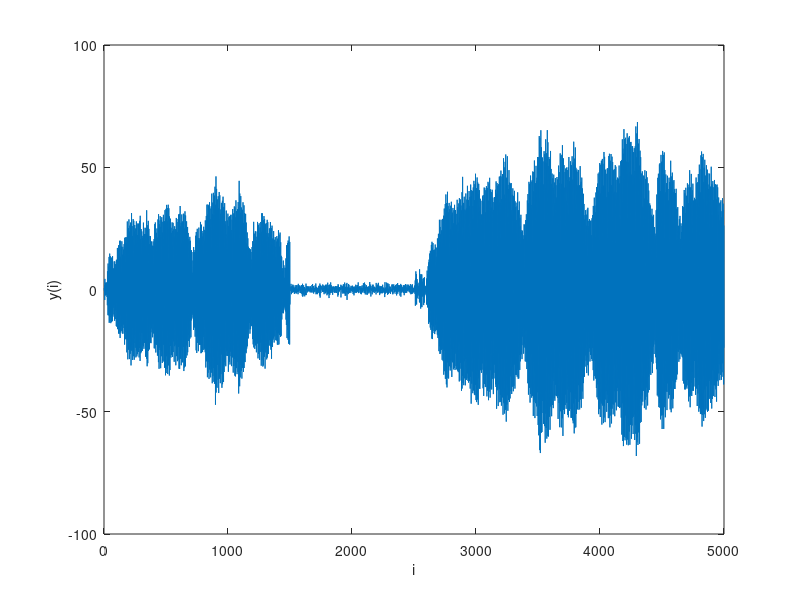

Write the MATLAB code that produced this figure. (Note: this script raises an error after producing the figure.)

clear all
clc

%% Zad 1 i 2 
N = 5000;
b0 = 1;
a1 = 1.5;
a2 = 1;

b0Rzeczywiste = zeros(1,N);
a1Rzeczywiste = zeros(1,N);
a2Rzeczywiste = zeros(1,N);

wariancja1 = 1;
wariancja2 = 0.2;
%wariancja2 = 0;
u = sqrt(wariancja1) * randn(1,N);
%u = ones(1,N);
%u(1:99) = 0;
%u = 2 * ones(1,N);
e = sqrt(wariancja2) * randn(1,N);
y = zeros(1,N);
for i=1:N
    switch i
        case 1
            y(i) = e(i);
        case 2
            y(i) = b0*u(i-1)+e(i)-a1*y(i-1);
         case 1500
              a1 = 0.125;
              a2 = 0.25;
              % a1 = 1;
              % a2 = 0.5;
            y(i) = b0*u(i-1)+e(i)-a1*y(i-1)-a2*y(i-2);
        case 2500
            a1 = 1.5;
            a2 = 1;
            y(i) = b0*u(i-1)+e(i)-a1*y(i-1)-a2*y(i-2);
        otherwise
    y(i) = b0*u(i-1)+e(i)-a1*y(i-1)-a2*y(i-2);
    end
    b0Rzeczywiste(i) = b0;
    a1Rzeczywiste(i) = a1;
    a2Rzeczywiste(i) = a2;
end

figure;
plot(y)
xlabel('i')
ylabel('y(i)')

%% Zad3 WRLS

bWRLS = WRLS(y,u,[100,0,0;0,100,0;0,0,100],[0;0;0],0.5);

figure
hold on
plot(squeeze(bWRLS(1,1,:)))
plot(squeeze(bWRLS(2,1,:)))
plot(squeeze(bWRLS(3,1,:)))

grid on
legend('WRLS b0','WRLS a1','WRLS a2')
xlabel('i')
ylabel('Wartości parametrów')

figure
hold on
plot(squeeze(bWRLS(1,1,:)))
plot(b0Rzeczywiste)
legend('WRLS b0', 'Rzeczywiste b0')
xlabel('i')
ylabel('Wartości parametrów')

figure
hold on
plot(squeeze(bWRLS(2,1,:)))
plot(a1Rzeczywiste)
legend('WRLS a1', 'Rzeczywiste a1')
xlabel('i')
ylabel('Wartości parametrów')

figure
hold on
plot(squeeze(bWRLS(3,1,:)))
plot(a2Rzeczywiste)
legend('WRLS a2', 'Rzeczywiste a2')
xlabel('i')
ylabel('Wartości parametrów')

bladWRLS = sum((squeeze(bWRLS(1,1,:)) - b0Rzeczywiste').^2)/N ... 
    +  sum((squeeze(bWRLS(2,1,:)) - a1Rzeczywiste').^2)/N ...
    + sum((squeeze(bWRLS(3,1,:)) - a2Rzeczywiste').^2)/N;


%% LMS
bLMS = LMS(y,u,[0;0;0],0.0001);%[ 0.0008 ;0.000853; 0.000853]);

figure
hold on
plot(squeeze(bLMS(1,1,:)))
plot(squeeze(bLMS(2,1,:)))
plot(squeeze(bLMS(3,1,:)))
grid on
legend('LMS b0','LMS a1','LMS a2')
xlabel('i')
ylabel('Wartości parametrów')

figure
hold on
plot(squeeze(bLMS(1,1,:)))
plot(b0Rzeczywiste)
legend('LMS b0', 'Rzeczywiste b0')
xlabel('i')
ylabel('Wartości parametrów')

figure
hold on
plot(squeeze(bLMS(2,1,:)))
plot(a1Rzeczywiste)
legend('LMS a1', 'Rzeczywiste a1')
xlabel('i')
ylabel('Wartości parametrów')

figure
hold on
plot(squeeze(bLMS(3,1,:)))
plot(a2Rzeczywiste)
legend('LMS a2', 'Rzeczywiste a2')
xlabel('i')
ylabel('Wartości parametrów')

bladLMS = sum((squeeze(bLMS(1,1,:)) - b0Rzeczywiste').^2)/N ... 
    +  sum((squeeze(bLMS(2,1,:)) - a1Rzeczywiste').^2)/N ...
    + sum((squeeze(bLMS(3,1,:)) - a2Rzeczywiste').^2)/N;
